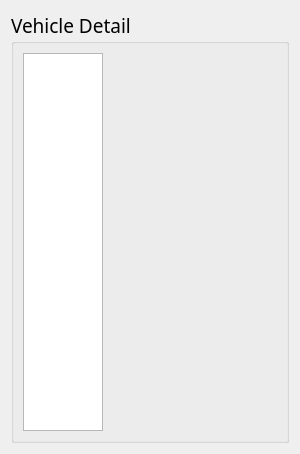
<?xml version="1.0" encoding="UTF-8"?>
<ui version="4.0">
 <class>VehicleList</class>
 <widget class="QWidget" name="VehicleList">
  <property name="geometry">
   <rect>
    <x>0</x>
    <y>0</y>
    <width>300</width>
    <height>454</height>
   </rect>
  </property>
  <property name="maximumSize">
   <size>
    <width>300</width>
    <height>16777215</height>
   </size>
  </property>
  <property name="windowTitle">
   <string>Form</string>
  </property>
  <layout class="QGridLayout" name="gridLayout">
   <item row="0" column="0">
    <widget class="QGroupBox" name="groupBox">
     <property name="font">
      <font>
       <family>Agency FB</family>
       <pointsize>14</pointsize>
      </font>
     </property>
     <property name="title">
      <string>Vehicle Detail</string>
     </property>
     <layout class="QHBoxLayout" name="horizontalLayout">
      <item>
       <widget class="ListWidget" name="obuList">
        <property name="maximumSize">
         <size>
          <width>80</width>
          <height>16777215</height>
         </size>
        </property>
       </widget>
      </item>
      <item>
       <widget class="StackedWidget" name="obuInfoStack">
        <property name="maximumSize">
         <size>
          <width>220</width>
          <height>16777215</height>
         </size>
        </property>
       </widget>
      </item>
     </layout>
    </widget>
   </item>
  </layout>
 </widget>
 <customwidgets>
  <customwidget>
   <class>ListWidget</class>
   <extends>QListWidget</extends>
   <header>Widget/VehicleMap/ListWidget/Widget/listwidget.h</header>
  </customwidget>
  <customwidget>
   <class>StackedWidget</class>
   <extends>QStackedWidget</extends>
   <header>Widget/VehicleMap/ListWidget/Widget/stackedwidget.h</header>
   <container>1</container>
   <slots>
    <slot>setCurrentWidget(QString)</slot>
   </slots>
  </customwidget>
 </customwidgets>
 <resources/>
 <connections>
  <connection>
   <sender>obuList</sender>
   <signal>currentTextChanged(QString)</signal>
   <receiver>obuInfoStack</receiver>
   <slot>setCurrentWidget(QString)</slot>
   <hints>
    <hint type="sourcelabel">
     <x>65</x>
     <y>97</y>
    </hint>
    <hint type="destinationlabel">
     <x>167</x>
     <y>103</y>
    </hint>
   </hints>
  </connection>
 </connections>
</ui>
